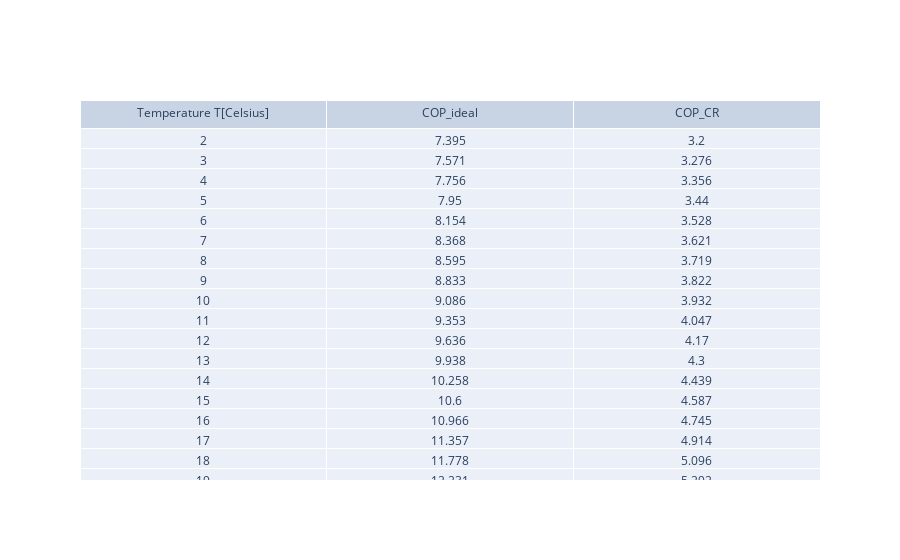

The code cell stored with this chart in its notebook:
### Code cell
COP_ideal = return_COP_ideal(T_out, T_sup)

COP_ideal_for_different_temperatures = np.zeros((len(temperature_range), 1))
COP_CR_for_different_temperatures = np.zeros((len(temperature_range), 1))
ni_nominal = return_efficiency_ni_nominal(COP_ideal)


for i in range(len(temperature_range) - 1):
    T_out_current = temperature_range[i] + 273
    COP_ideal_for_different_temperatures[i] = np.around(return_COP_ideal(T_out_current, T_sup), 3)
    COP_CR_for_different_temperatures[i] = np.around((COP_ideal_for_different_temperatures[i] * ni_nominal), 3)


# print(COP_ideal_for_different_temperatures)
# print(COP_CR_for_different_temperatures)

# table the temperature, the ideal COP and the nominal COP_CR
fig = go.Figure(data=[go.Table(header=dict(values=['Temperature T[Celsius]', 'COP_ideal', 'COP_CR']),
                 cells=dict(values=[temperature_range, COP_ideal_for_different_temperatures, COP_CR_for_different_temperatures]))
                     ])
fig.show()

### Figure 1 — Plotly figure (JSON) as saved in the notebook; plotly's stock layout.template omitted (floating-point values rounded to 4 significant figures; data arrays with more than 128 entries replaced by an {"elided": "..."} marker saying what was removed)
{"data": [{"cells": {"values": {"elided": "3 rows, 132 float values in total"}}, "header": {"values": ["Temperature T[Celsius]", "COP_ideal", "COP_CR"]}, "type": "table"}], "layout": {}}
